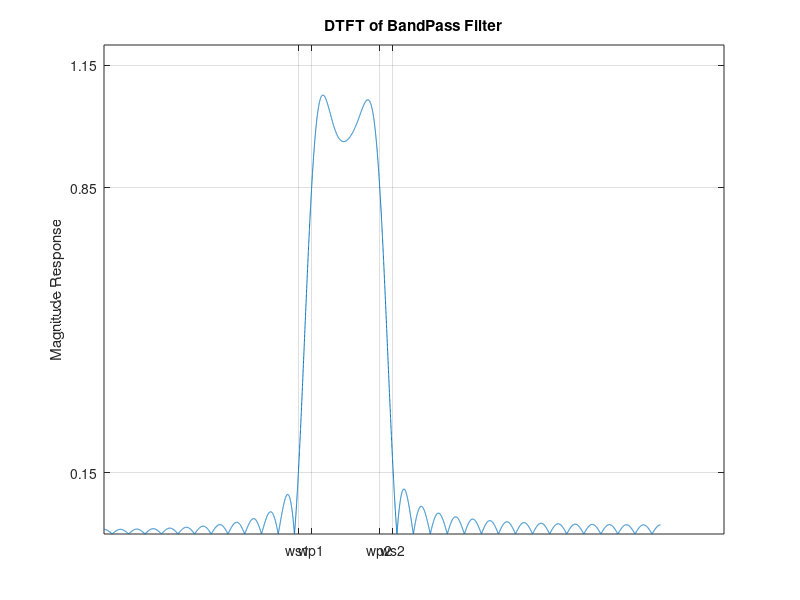
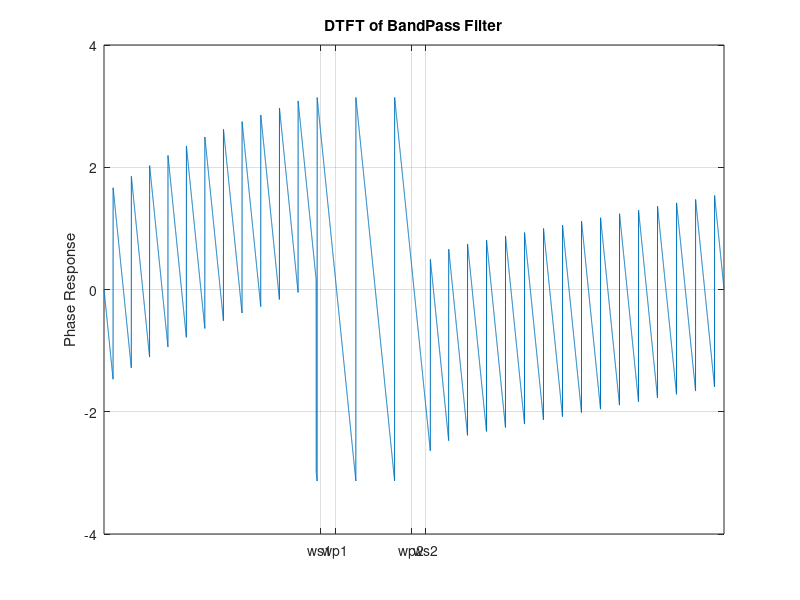

MATLAB code to generate these figures, in order:
f_samp = 330e3;

%Band Edge speifications
fs1 = 57.6e3;
fp1 = 61.6e3;
fp2 = 81.8e3;
fs2 = 85.6e3;
ws1 = fs1*2*pi/f_samp;
wp1 = fp1*2*pi/f_samp;
wp2 = fp2*2*pi/f_samp;
ws2 = fs2*2*pi/f_samp;

Wc1 = (ws1+wp1)/2;
Wc2 = (ws2+wp2)/2;
w_t = (fp1-fs1)*2*pi/f_samp;

%Kaiser paramters
A = -20*log10(0.15);
if(A < 21)
    beta = 0;
elseif(A <51)
    beta = 0.5842*(A-21)^0.4 + 0.07886*(A-21);
else
    beta = 0.1102*(A-8.7);
end

N_min = ceil((A-7.95) / (2.285*w_t));           %empirical formula for N_min

%Window length for Kaiser Window
N=N_min + 15;
N
%Ideal bandpass impulse response of length "n"
% bp_ideal = ideal_lp(0.494*pi,n) - ideal_lp(0.373*pi,n);
a = (N-1)/2;
n = [0:1:(N-1)];
m = n - a + eps;

bp_ideal = 2 .* cos((Wc2+Wc1).*m./2) .* sin((Wc2-Wc1).*m./2) ./ (pi*m);

%Kaiser Window of length "n" with shape paramter beta calculated above
kaiser_win = (kaiser(N,beta))';

FIR_BandPass = bp_ideal .* kaiser_win;
% fvtool(FIR_BandPass);         %frequency response


%mplotting response
f = 0:3.14159e-04:pi;

h = freqz(FIR_BandPass, 1, length(f));
plot(f,abs(h))
grid
xticks([ws1 wp1 wp2 ws2])
yticks([0.15 0.85 1.15])
title("DTFT of BandPass Filter")
ylabel("Magnitude Response")
xticklabels({'ws1', 'wp1', 'wp2', 'ws2'})

figure,plot(f,angle(h))
grid
title("DTFT of BandPass Filter")
ylabel("Phase Response")
xticks([ws1 wp1 wp2 ws2])
xticklabels({'ws1', 'wp1', 'wp2', 'ws2'})
xlim([0 pi])